Frame 1 (no input): blank canvas, image omitted
Frame 60 (no input): blank canvas, image omitted
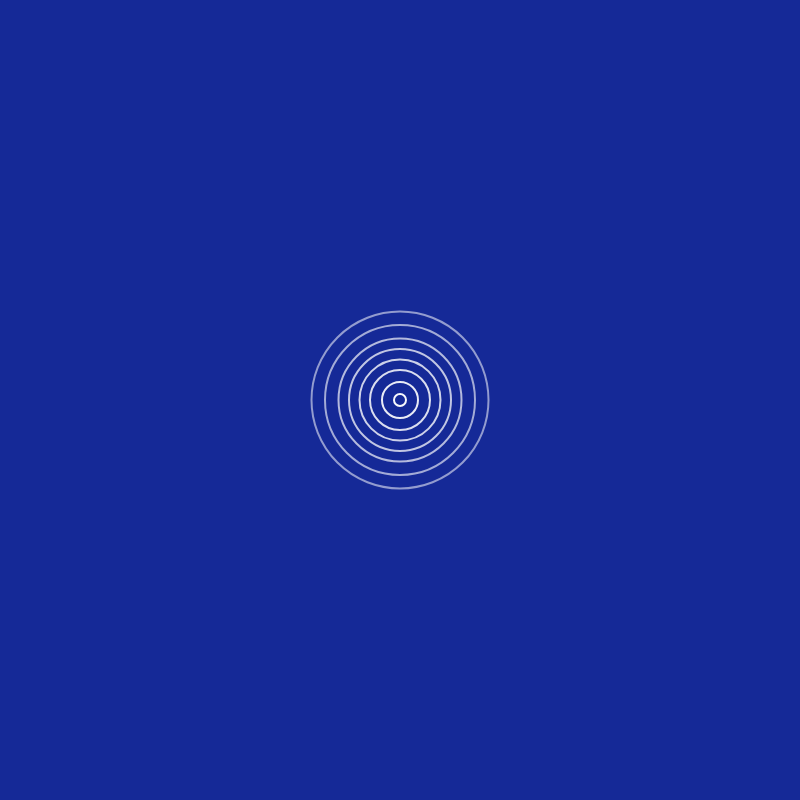
Frame 120 (the mouse pressed at the canvas centre since frame 60)

The p5.js sketch whose frames 1 and 60 were blank and that drew this single picture after the mouse press (run headless with seeded random() and noise() and a simulated clock; from frame 60 on, the mouse is pressed at the canvas centre):

// p5.js sketch
// ── sketch.js

let ripplers = [];

class Rippler{
  constructor(x,y){
    this.x = x,
    this.y = y,
    this.ripple =[];//Store ripples diameter and opacity
  }
  addRipple(){ //adding new ripple
    this.ripple.push({diameter: 0, opacity: 255});
  }

  drawRipples(){ // draw and update the ripples
    for(let i = 0; i< this.ripple.length; i++){
      let ripple = this.ripple[i];
      stroke(`rgba(255, 255, 255, ${ripple.opacity / 255})`);
      strokeWeight(2);
      noFill();
      circle(this.x, this.y, ripple.diameter);
      ripple.diameter +=3;
      ripple.opacity -=2;
    }
    this.ripple = this.ripple.filter(ripple=> ripple.opacity > 0); //remove ripples at opacity 0
  }
}

function setup() {
  createCanvas(800, 800);
}

function draw() {
  background("#152997");
  // Draw the ripples
  for(let rippler of ripplers){
    rippler.drawRipples();
  }
}
function mousePressed(){
  let newRipple = new Rippler(mouseX, mouseY);
  ripplers.push(newRipple);
  //adding the amount of circles in the ripple
  //timeout to add space between ripples
  for(let i = 0; i< 10; i++){
    setTimeout(()=> newRipple.addRipple(), i *100);
  }
}
